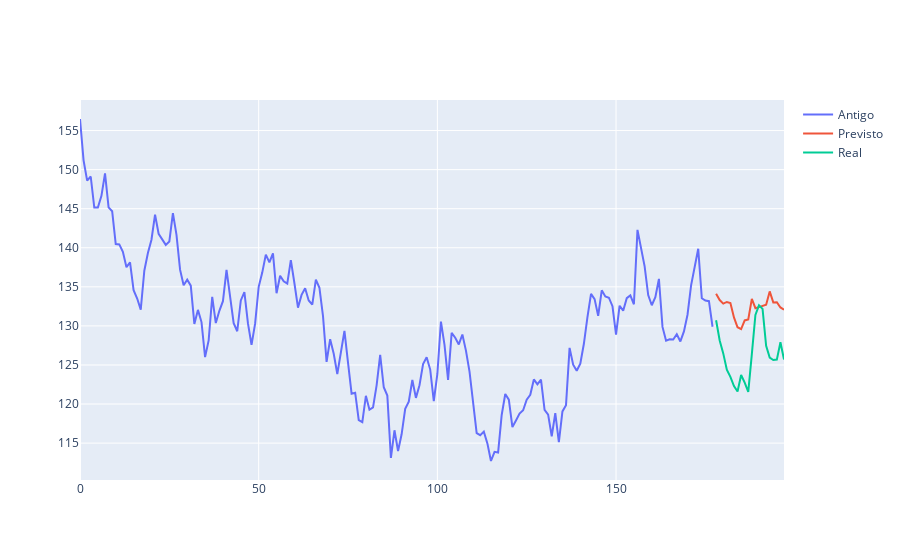

The notebook cell saved with this chart:
### Code cell
teste = pd.DataFrame(rfr)

teste["A"] = teste[0]
teste.pop(0)


teste.reset_index(drop=True, inplace=True)

LR_previsto = log_retorno(teste, pd.DataFrame(df_treino["A"].iloc[-20:]).reset_index(drop=True))
LR_real = log_retorno(pd.DataFrame(df_real["A"]).reset_index(drop=True), pd.DataFrame(df_treino["A"].iloc[-20:]).reset_index(drop=True))

print(calc_score(LR_previsto,LR_real))

fig = go.Figure()

fig.add_trace(
    go.Scatter(
        x = time_x,
        y = df_treino["A"],
        name="Antigo"
    )
)

fig.add_trace(
    go.Scatter(
        x = fh,
        y = teste.iloc[-20:,0],
        name="Previsto"
    )
)

fig.add_trace(
    go.Scatter(
        x = fh,
        y = df_real["A"],
        name="Real"
    )
)

### Figure 1 — Plotly figure (JSON) as saved in the notebook; plotly's stock layout.template omitted (floating-point values rounded to 4 significant figures; data arrays with more than 128 entries replaced by an {"elided": "..."} marker saying what was removed)
{"data": [{"name": "Antigo", "type": "scatter", "x": {"elided": "178 int values"}, "y": {"elided": "178 float values"}}, {"name": "Previsto", "type": "scatter", "x": [178, 179, 180, 181, 182, 183, 184, 185, 186, 187, 188, 189, 190, 191, 192, 193, 194, 195, 196, 197], "y": [134.1, 133.3, 132.9, 133.1, 132.9, 131.1, 129.8, 129.6, 130.7, 130.8, 133.5, 132.3, 132.4, 132.5, 132.7, 134.4, 133.0, 133.0, 132.4, 132.1]}, {"name": "Real", "type": "scatter", "x": [178, 179, 180, 181, 182, 183, 184, 185, 186, 187, 188, 189, 190, 191, 192, 193, 194, 195, 196, 197], "y": [130.7, 128.1, 126.5, 124.4, 123.5, 122.3, 121.6, 123.7, 122.7, 121.6, 126.4, 131.4, 132.6, 132.2, 127.4, 125.9, 125.6, 125.7, 127.9, 125.7]}], "layout": {}}
